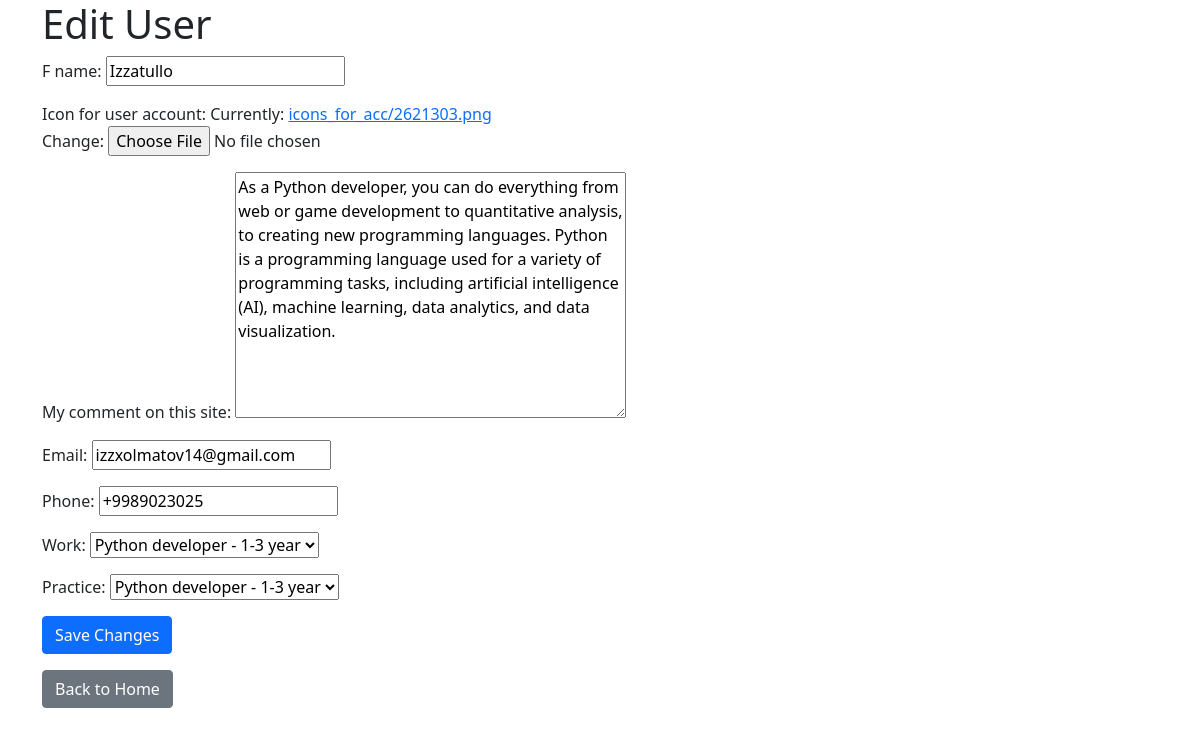
The app's page /users/edit/1/ with its own data.
### AsymmetricApp/models.py (models this page shows)
class User(models.Model):
    f_name = models.CharField(max_length=44)
    icon_for_user_account = models.ImageField(upload_to='icons_for_acc/')
    my_comment_on_this_site = models.TextField()
    email = models.EmailField()
    phone = models.CharField(max_length=13)
    work = models.ForeignKey(WorksForUser, related_name='user_work', on_delete=models.CASCADE)
    practice = models.ForeignKey(WorksForUser, related_name='user_practice', on_delete=models.CASCADE)

class WorksForUser(models.Model):
    work = models.CharField(max_length=230)
    practice = models.CharField(max_length=66)
    def __str__(self):
        return f"{self.work} - {self.practice}"

### AsymmetricApp/views.py (the view)
# urls.py: path('users/edit/<int:user_id>/', views.edit_user, name='edit_user'),
def edit_user(request, user_id):
    user = get_object_or_404(User, id=user_id)
    if request.method == 'POST':
        form = UserForm(request.POST, request.FILES, instance=user)
        if form.is_valid():
            user.f_name = form.cleaned_data['f_name']
            user.icon_for_user_account = form.cleaned_data['icon_for_user_account']
            user.my_comment_on_this_site = form.cleaned_data['my_comment_on_this_site']
            user.email = form.cleaned_data['email']
            user.phone = form.cleaned_data['phone']
            user.work = form.cleaned_data['work']
            user.practice = form.cleaned_data['practice']
            user.save()
            return redirect('home')
    else:
        form = UserForm(initial={
            'f_name': user.f_name,
            'icon_for_user_account': user.icon_for_user_account,
            'my_comment_on_this_site': user.my_comment_on_this_site,
            'email': user.email,
            'phone': user.phone,
            'work': user.work,
            'practice': user.practice
        })
    return render(request, 'ForUser/edit_user.html', {'form': form, 'user': user})

### AsymmetricApp/forms.py
class UserForm(forms.Form):
    f_name = forms.CharField(max_length=44)
    icon_for_user_account = forms.ImageField()
    my_comment_on_this_site = forms.CharField(widget=forms.Textarea)
    email = forms.EmailField()
    phone = forms.CharField(max_length=13)
    work = forms.ModelChoiceField(queryset=WorksForUser.objects.all())
    practice = forms.ModelChoiceField(queryset=WorksForUser.objects.all())

### templates/ForUser/edit_user.html (shortened to what this page needs)
<!DOCTYPE html>
<html lang="en">
<head>
    <link href="https://cdn.jsdelivr.net/npm/bootstrap@5.0.2/dist/css/bootstrap.min.css" rel="stylesheet">
</head>
<body>
    <div class="container">
        <h1>Edit User</h1>
        <form method="post" enctype="multipart/form-data">
            {{ form.as_p }}
            <button type="submit" class="btn btn-primary">Save Changes</button>
        </form>
        <a href="{% url 'home' %}" class="btn btn-secondary mt-3">Back to Home</a>
    </div>
</body>
</html>

### records on screen
User: f_name "Izzatullo", my_comment_on_this_site "As a Python developer, you can do everything from web or game development to quantitative analysis, to creating new programming languages. Python is a programming language used for a variety of programming tasks, including artificial intelligence (AI), machine learning, data analytics, and data visualization.", email "izzxolmatov14@gmail.com", phone "+9989023025"
WorksForUser: work "Python developer - 1-3 year", practice "Python developer - 1-3 year"
